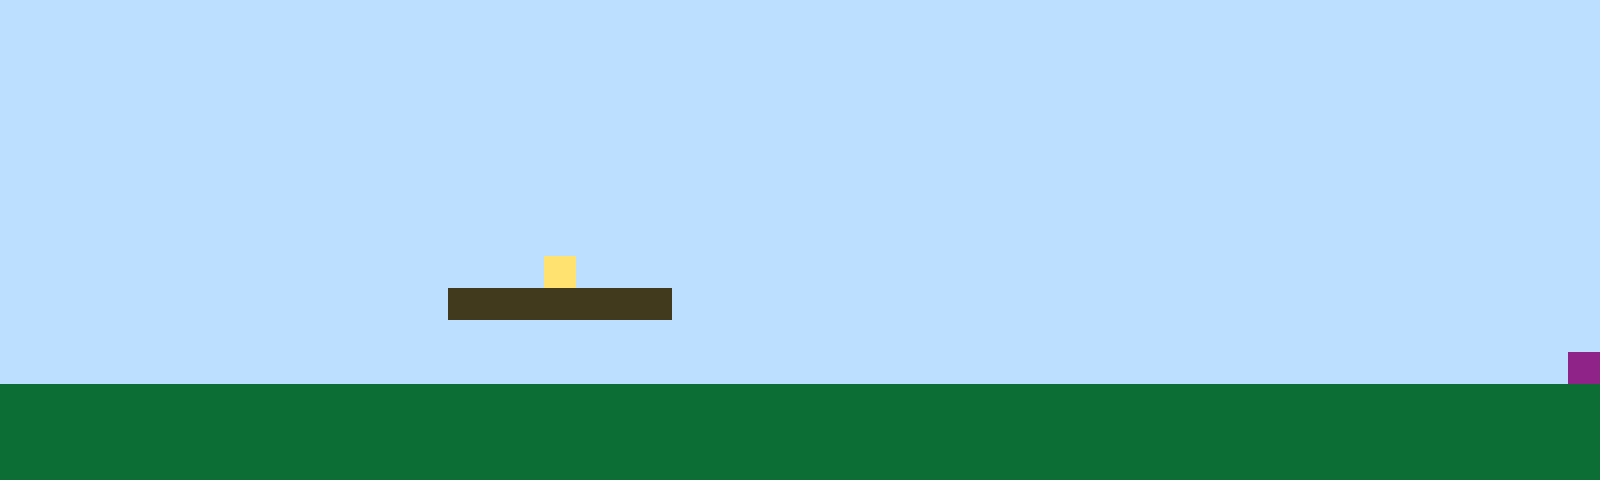

This game map was drawn from its Tiled (.tmx) file and the tilesets committed beside it. A one-line description and the full map source follow:
An orthogonal 50x15 tile map with 32x32 px tiles, 1 tile layer (Tile Layer 1).

<map version="1.10" tiledversion="1.11.2" orientation="orthogonal" renderorder="right-up" width="50" height="15" tilewidth="32" tileheight="32" infinite="0" nextlayerid="2" nextobjectid="1"><editorsettings><export target="map1.csv" format="csv" /></editorsettings><tileset firstgid="1" name="sprites" tilewidth="32" tileheight="32" tilecount="6" columns="3"><image source="sprites.png" width="96" height="64" /></tileset><layer id="1" name="Tile Layer 1" width="50" height="15"><data encoding="csv">1,1,1,1,1,1,1,1,1,1,1,1,1,1,1,1,1,1,1,1,1,1,1,1,1,1,1,1,1,1,1,1,1,1,1,1,1,1,1,1,1,1,1,1,1,1,1,1,1,1,1,1,1,1,1,1,1,1,1,1,1,1,1,1,1,1,1,1,1,1,1,1,1,1,1,1,1,1,1,1,1,1,1,1,1,1,1,1,1,1,1,1,1,1,1,1,1,1,1,1,1,1,1,1,1,1,1,1,1,1,1,1,1,1,1,1,1,1,1,1,1,1,1,1,1,1,1,1,1,1,1,1,1,1,1,1,1,1,1,1,1,1,1,1,1,1,1,1,1,1,1,1,1,1,1,1,1,1,1,1,1,1,1,1,1,1,1,1,1,1,1,1,1,1,1,1,1,1,1,1,1,1,1,1,1,1,1,1,1,1,1,1,1,1,1,1,1,1,1,1,1,1,1,1,1,1,1,1,1,1,1,1,1,1,1,1,1,1,1,1,1,1,1,1,1,1,1,1,1,1,1,1,1,1,1,1,1,1,1,1,1,1,1,1,1,1,1,1,1,1,1,1,1,1,1,1,1,1,1,1,1,1,1,1,1,1,1,1,1,1,1,1,1,1,1,1,1,1,1,1,1,1,1,1,1,1,1,1,1,1,1,1,1,1,1,1,1,1,1,1,1,1,1,1,1,1,1,1,1,1,1,1,1,1,1,1,1,1,1,1,1,1,1,1,1,1,1,1,1,1,1,1,1,1,1,1,1,1,1,1,1,1,1,1,1,1,1,1,1,1,1,1,1,1,1,1,1,1,1,1,1,1,1,1,1,1,1,1,1,1,1,1,1,1,1,1,1,1,1,1,1,1,1,1,1,1,1,1,1,1,1,1,1,1,1,1,1,1,1,1,1,1,1,1,1,1,1,1,1,1,1,1,1,1,1,1,1,4,1,1,1,1,1,1,1,1,1,1,1,1,1,1,1,1,1,1,1,1,1,1,1,1,1,1,1,1,1,1,1,1,1,1,1,1,1,1,1,1,1,1,1,1,1,1,3,3,3,3,3,3,3,1,1,1,1,1,1,1,1,1,1,1,1,1,1,1,1,1,1,1,1,1,1,1,1,1,1,1,1,1,1,1,1,1,1,1,1,1,1,1,1,1,1,1,1,1,1,1,1,1,1,1,1,1,1,1,1,1,1,1,1,1,1,1,1,1,1,1,1,1,1,1,1,1,1,1,1,1,1,1,1,1,1,1,1,1,1,1,1,1,1,1,1,1,1,1,1,1,1,1,1,1,1,1,1,1,1,1,1,1,1,1,1,1,1,1,1,1,1,1,1,1,1,1,1,1,1,1,1,6,2,2,2,2,2,2,2,2,2,2,2,2,2,2,2,2,2,2,2,2,2,2,2,2,2,2,2,2,2,2,2,2,2,2,2,2,2,2,2,2,2,2,2,2,2,2,2,2,2,2,2,2,2,2,2,2,2,2,2,2,2,2,2,2,2,2,2,2,2,2,2,2,2,2,2,2,2,2,2,2,2,2,2,2,2,2,2,2,2,2,2,2,2,2,2,2,2,2,2,2,2,2,2,2,2,2,2,2,2,2,2,2,2,2,2,2,2,2,2,2,2,2,2,2,2,2,2,2,2,2,2,2,2,2,2,2,2,2,2,2,2,2,2,2,2,2,2,2,2,2</data></layer></map>
